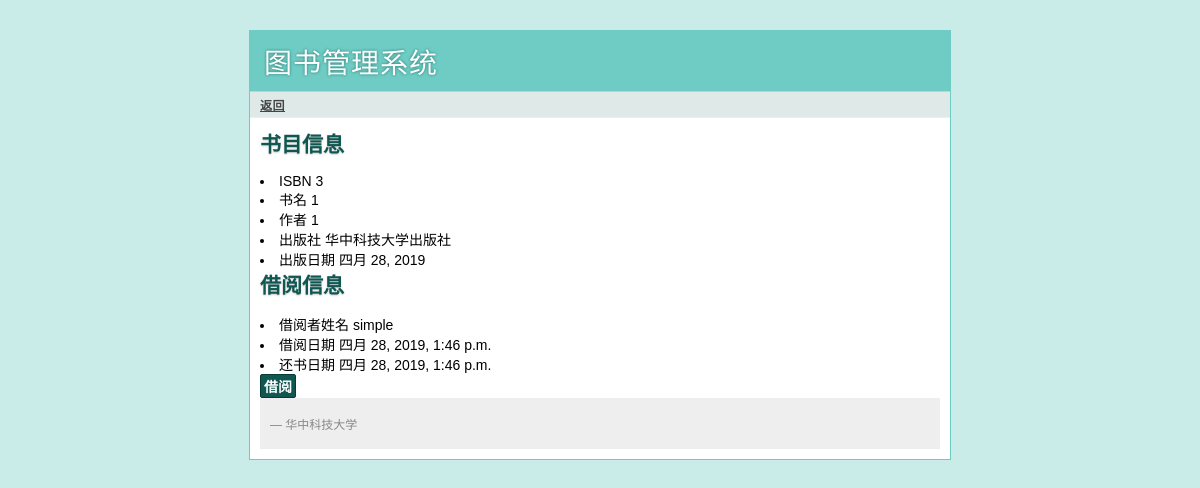
/bookmanage/bookinfo/3/, run on the app's committed database.
### bookmanage/models.py (models this page shows, shortened)
class Book(models.Model):
    isbn = models.CharField(max_length=10, unique=True)
    name = models.CharField(max_length=30)
    author = models.CharField(max_length=15)
    publisher = models.CharField(max_length=30)
    publish_date = models.DateField()
    status = models.BooleanField(default=True)

class BorrowHistory(models.Model):
    user = models.ForeignKey(User, on_delete=models.CASCADE)
    book = models.ForeignKey(Book, on_delete=models.CASCADE)
    borrow_time = models.DateTimeField(auto_now_add=True)
    return_time = models.DateTimeField(auto_now_add=True)
    status = models.BooleanField(default=True)
    manage = BorrowHistoryManage()

class User(models.Model):
    account = models.CharField(max_length=15, blank=True)
    password = models.CharField(max_length=60, blank=True)
    name = models.CharField(max_length=15, blank=True)
    email = models.EmailField(blank=True)
    college = models.CharField(max_length=15, null=True, blank=True)
    status = models.BooleanField(default=False)

### bookmanage/views.py (the view)
# urls.py: url('^bookinfo/(\d+)/$', views.book_info, name='bookinfo'),
def book_info(request, bid):
    book = Book.objects.all().filter(pk=bid).first()
    borrow = BorrowHistory.manage.all().filter(book=book).filter(status=True).first()
    return render(request, 'bookmanage/reader_book.html', context={'book': book, 'borrow': borrow})

### templates/bookmanage/reader_book.html (shortened to what this page needs)
{% extends 'bookmanage/layout.html' %}
{% block link %}
	{% if book %}
	<a href="{% url 'bookmanage:query' %}"> 返回 </a>
	{% endif %}
{% endblock %}
{% block body %}
	<h2> 书目信息 </h2>
	{% if book %}
	<li> ISBN {{book.isbn}} </li>
	<li> 书名  {{book.name}} </li>
	<li> 作者  {{book.author}} </li>
	<li> 出版社 {{book.publisher}} </li>
	<li> 出版日期 {{book.publish_date}} </li>
	{% endif %}
	<div >
	  <h2 > 借阅信息 </h2>
	  {% if borrow  %}
	  <li> 借阅者姓名 {{borrow.user.name}}</li>
	  <li> 借阅日期  {{borrow.borrow_time}}</li>
	  <li> 还书日期  {{borrow.return_time}}</li>
	  {% else %}
	  <li> 无 </li>
	  {% endif %}
	  <form action="{% url 'bookmanage:borrowing'  book.id%}" method=post>
	    <div class=actions>
	      <input type=submit value="借阅">
	    </div>
	  </form>
{% endblock %}

### static/bookmanage/css/style.css (style rules this page uses)
a { color: #26776F; }
input[type="submit"] { background: #105751; border: 1px solid #073B36; padding: 1px 3px; font-family: 'Trebuchet MS', sans-serif; font-size: 14px; font-weight: bold; -moz-border-radius: 2px; -webkit-border-radius: 2px; color: white; }
div.page div.navigation a { color: #444; font-weight: bold; }
div.page h2 { margin: 0 0 15px 0; color: #105751; text-shadow: 0 1px 2px #ccc; }

### data on the page
Book: isbn "3", name "1", author "1", publisher "华中科技大学出版社", publish_date "四月 28, 2019"
BorrowHistory: user.name "simple", borrow_time "四月 28, 2019, 1:46 p.m.", return_time "四月 28, 2019, 1:46 p.m."
